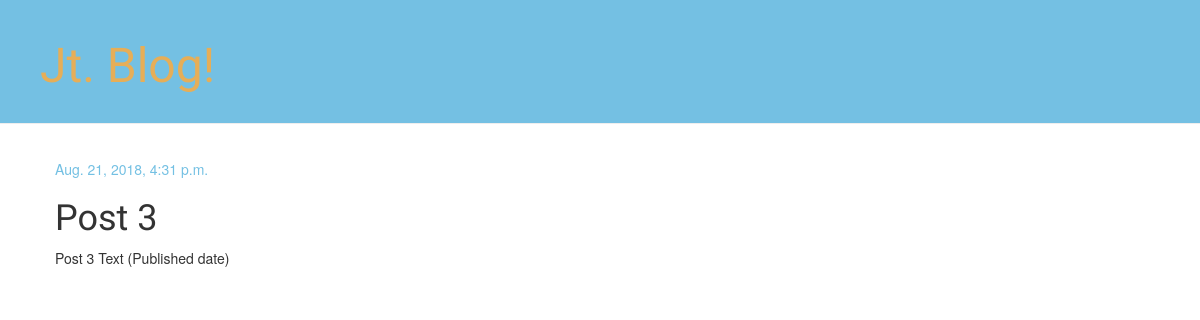
The page /post/3/ on the database as committed earlier.
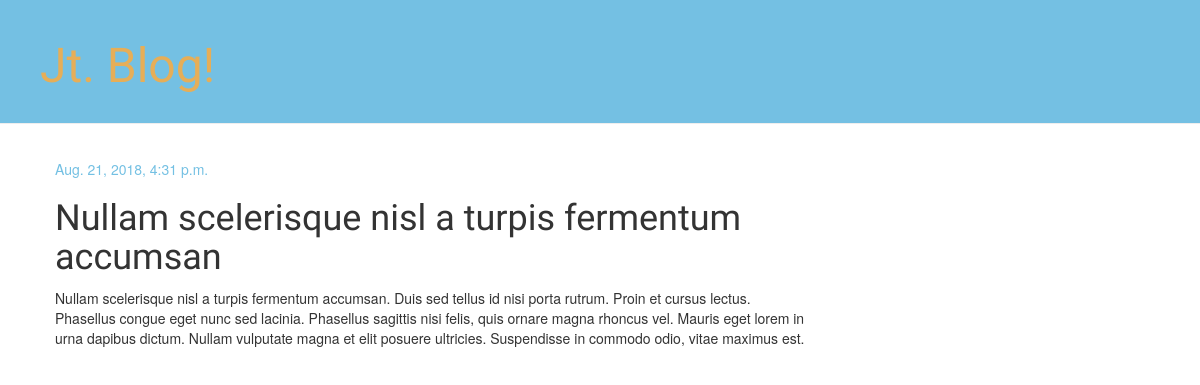
The same page on the database as committed later.
### blog/models.py (models this page shows, shortened)
class Post(models.Model):
    author = models.ForeignKey('auth.User', on_delete=models.CASCADE)
    title = models.CharField(max_length=200)
    text = models.TextField()
    created_date = models.DateTimeField(
            default=timezone.now)
    published_date = models.DateTimeField(
            blank=True, null=True)

### blog/views.py (the view)
# urls.py: path('post/<int:pk>/', views.post_detail, name='post_detail'),
def post_detail(request, pk):
    post = get_object_or_404(Post, pk=pk)
    return render(request, 'blog/post_detail.html', {'post': post})

### blog/templates/blog/post_detail.html (shortened to what this page needs)
{% extends 'blog/base.html' %}
{% block content %}
    <div class="post">
        {% if post.published_date %}
            <div class="date">
                {{ post.published_date }}
            </div>
        {% else %}
             <a class="btn btn-default" href="{% url 'post_publish' pk=post.pk %}">Publish</a>
{% endif %}
        <h1>{{ post.title }}</h1>
        <p>{{ post.text|linebreaksbr }}</p>
    </div>
{% endblock %}

Rows that differ between the two databases and show on the page:
changed Post: title "Post 3" → "Nullam scelerisque nisl a turpis fermentum accumsan"; text "Post 3 Text (Published date)" → "Nullam scelerisque nisl a turpis fermentum accumsan. Duis sed tellus id nisi porta rutrum. Proin et cursus lectus. Phasellus congue eget nunc sed lacinia. Phasellus sagittis nisi felis, quis ornare magna rhoncus vel. Mauris eget lorem in urna dapibus dictum. Nullam vulputate magna et elit posuere ultricies. Suspendisse in commodo odio, vitae maximus est."
